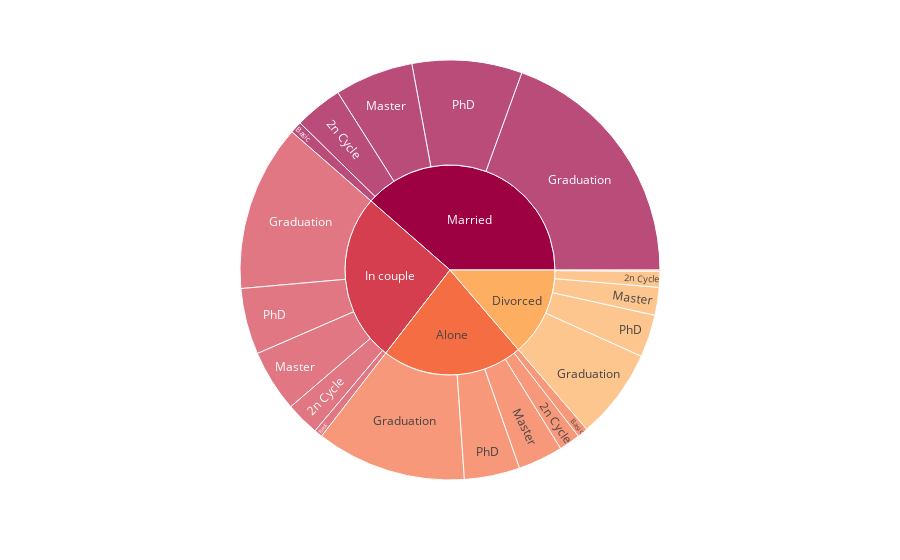

Write notebook code for a chart like this one.
### Markdown cell above
- El ingreso medio es más alto para Ph.D. titulares a $ 56,161 $
- El ingreso medio es más bajo para los titulares de diplomas básicos en $ 20,306 $ dólares
- Cuanto mejor sea el diploma, mayor será el salario promedio

### Code cell
df = dff[['Education','Marital_Status']]

fig = px.sunburst(df, path=['Marital_Status','Education'],color_discrete_sequence=px.colors.diverging.Spectral)
fig.show()

### Figure 1 — Plotly figure (JSON) as saved in the notebook; plotly's stock layout.template omitted (floating-point values rounded to 4 significant figures)
{"data": [{"branchvalues": "total", "domain": {"x": [0, 1], "y": [0, 1]}, "hovertemplate": "labels=%{label}<br>count=%{value}<br>parent=%{parent}<br>id=%{id}<extra></extra>", "ids": ["Alone/2n Cycle", "Divorced/2n Cycle", "In couple/2n Cycle", "Married/2n Cycle", "Alone/Basic", "Divorced/Basic", "In couple/Basic", "Married/Basic", "Alone/Graduation", "Divorced/Graduation", "In couple/Graduation", "Married/Graduation", "Alone/Master", "Divorced/Master", "In couple/Master", "Married/Master", "Alone/PhD", "Divorced/PhD", "In couple/PhD", "Married/PhD", "Alone", "Divorced", "In couple", "Married"], "labels": ["2n Cycle", "2n Cycle", "2n Cycle", "2n Cycle", "Basic", "Basic", "Basic", "Basic", "Graduation", "Graduation", "Graduation", "Graduation", "Master", "Master", "Master", "Master", "PhD", "PhD", "PhD", "PhD", "Alone", "Divorced", "In couple", "Married"], "name": "", "parents": ["Alone", "Divorced", "In couple", "Married", "Alone", "Divorced", "In couple", "Married", "Alone", "Divorced", "In couple", "Married", "Alone", "Divorced", "In couple", "Married", "Alone", "Divorced", "In couple", "Married", "", "", "", ""], "type": "sunburst", "values": [36, 27, 57, 81, 18, 2, 14, 20, 254, 153, 282, 427, 76, 47, 105, 133, 94, 72, 112, 186, 478, 301, 570, 847]}], "layout": {"legend": {"tracegroupgap": 0}, "margin": {"t": 60}, "sunburstcolorway": ["rgb(158,1,66)", "rgb(213,62,79)", "rgb(244,109,67)", "rgb(253,174,97)", "rgb(254,224,139)", "rgb(255,255,191)", "rgb(230,245,152)", "rgb(171,221,164)", "rgb(102,194,165)", "rgb(50,136,189)", "rgb(94,79,162)"]}}
